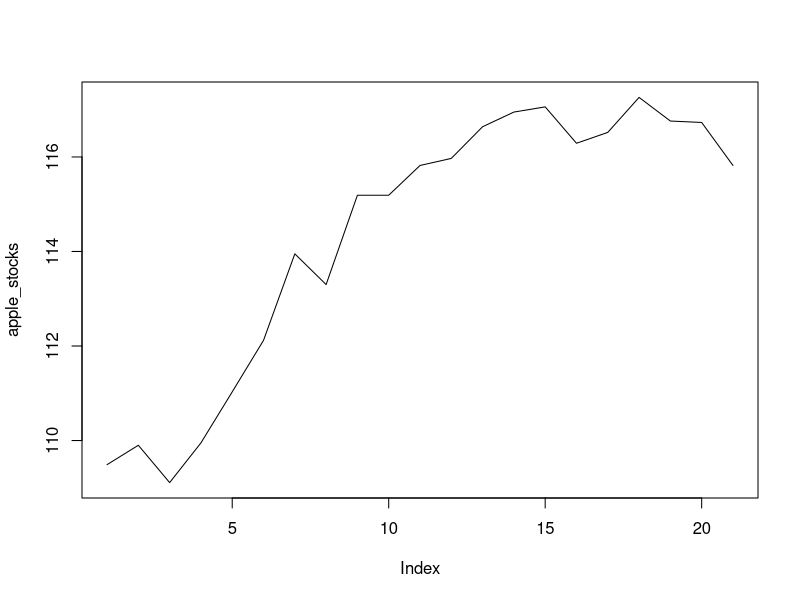
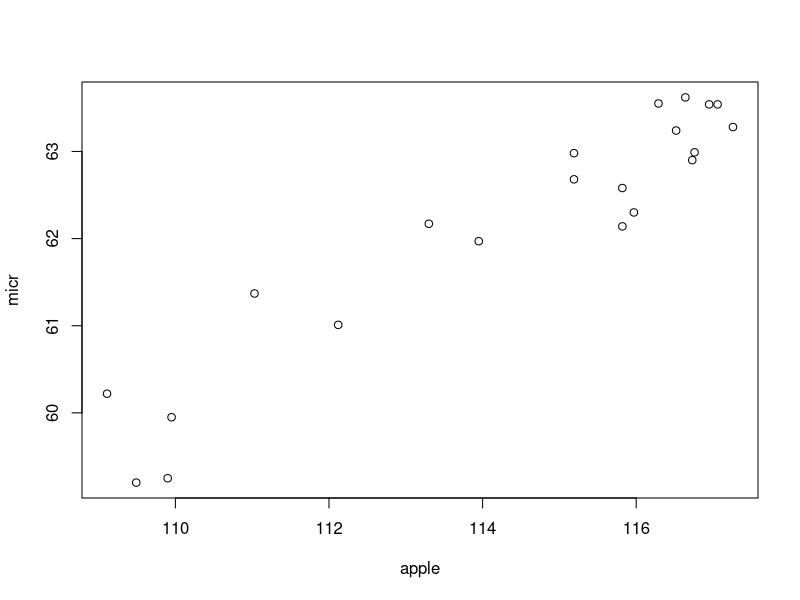

Reproduce these figures in R, in order.
# sample stock prices
apple_stocks <- c(109.49,109.90,109.11,109.95,111.03,112.12,113.95,113.30,115.19,115.19,115.82,115.97,116.64,116.95,117.06,116.29,116.52,117.26,116.76,116.73,115.82)
ibm_stocks <- c(159.82, 160.02, 159.84)



#plot(apple_stocks)
#plot(apple_stocks, type ="p") #plot points
plot(apple_stocks, type ="l") #plot lines

#portfolio return #using weighted average
#weight = % of total cash in each stock 

#portfolio1:
apple_ret <- 5 # %
ibm_ret <- 7

apple_weight <- .4
ibm_weight <- .6

portf_1_ret <- apple_ret * apple_weight + 
				ibm_ret * ibm_weight

portf_1_ret

#portfolio2
microsoft_ret <- 7
sony_ret <- 9
microsoft_weight <- .2
sony_weight <- .8

portf_2_ret <- microsoft_ret * microsoft_weight +
				sony_ret * sony_weight
portf_2_ret














# Weights, returns, and company names
ret <- c(7, 9)
weight <- c(.2, .8)
companies <- c("Microsoft", "Sony")

# Assign company names to your vectors
names(ret) <- companies
names(weight) <- companies

# Multiply the returns and weights together 
ret_X_weight <- ret * weight

# Print ret_X_weight
ret_X_weight

# Sum to get the total portfolio return
portf_ret <-sum(ret_X_weight)

# Print portf_ret
portf_ret







#stock prices: same time period
microsoft <- c(59.20,59.25,60.22,59.95)
ebay <- c(17.44, 18.32, 19.11, 18.22)

#create 2 columns (for each company)
cbind(microsoft, ebay)
#bind by rows
rbind(microsoft,ebay)

#relationship between 2 stocks (how much they move relative to each other)
cor(microsoft, ebay)
microsoft_ebay_matrix <- cbind(microsoft, ebay)
cor(microsoft_ebay_matrix)




apple <- c(109.49, 109.90, 109.11, 109.95, 111.03, 112.12, 113.95, 113.30, 115.19, 115.19, 115.82, 115.97, 116.64, 116.95, 117.06, 116.29, 116.52, 117.26, 116.76, 116.73, 115.82)
ibm <- c(159.82, 160.02, 159.84, 160.35, 164.79, 165.36, 166.52, 165.50, 168.29, 168.51, 168.02, 166.73, 166.68, 167.60, 167.33, 167.06, 166.71, 167.14, 166.19, 166.60, 165.99)
micr <- c(59.20, 59.25, 60.22, 59.95, 61.37, 61.01, 61.97, 62.17, 62.98, 62.68, 62.58, 62.30, 63.62, 63.54, 63.54, 63.55, 63.24, 63.28, 62.99, 62.90, 62.14)

cbind_stocks <- cbind(apple,ibm,micr)
rbind_stocks <- rbind(apple,ibm,micr)
#relationship between apple and microsoft stock prices
plot(cbind(apple,micr))

